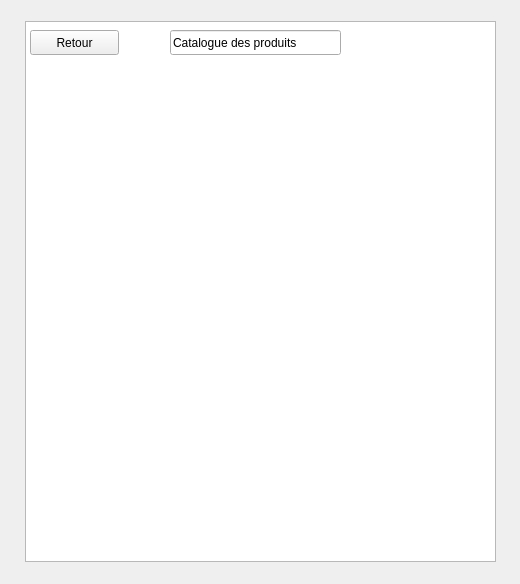
<?xml version="1.0" encoding="UTF-8"?>
<ui version="4.0">
 <class>Form</class>
 <widget class="QWidget" name="Form">
  <property name="geometry">
   <rect>
    <x>0</x>
    <y>0</y>
    <width>520</width>
    <height>584</height>
   </rect>
  </property>
  <property name="windowTitle">
   <string>Form</string>
  </property>
  <widget class="QListView" name="listView">
   <property name="geometry">
    <rect>
     <x>25</x>
     <y>21</y>
     <width>471</width>
     <height>541</height>
    </rect>
   </property>
  </widget>
  <widget class="QPushButton" name="pushButton">
   <property name="geometry">
    <rect>
     <x>30</x>
     <y>30</y>
     <width>89</width>
     <height>25</height>
    </rect>
   </property>
   <property name="text">
    <string>Retour</string>
   </property>
  </widget>
  <widget class="QLineEdit" name="lineEdit">
   <property name="geometry">
    <rect>
     <x>170</x>
     <y>30</y>
     <width>171</width>
     <height>25</height>
    </rect>
   </property>
   <property name="text">
    <string>Catalogue des produits </string>
   </property>
  </widget>
 </widget>
 <resources/>
 <connections/>
</ui>
